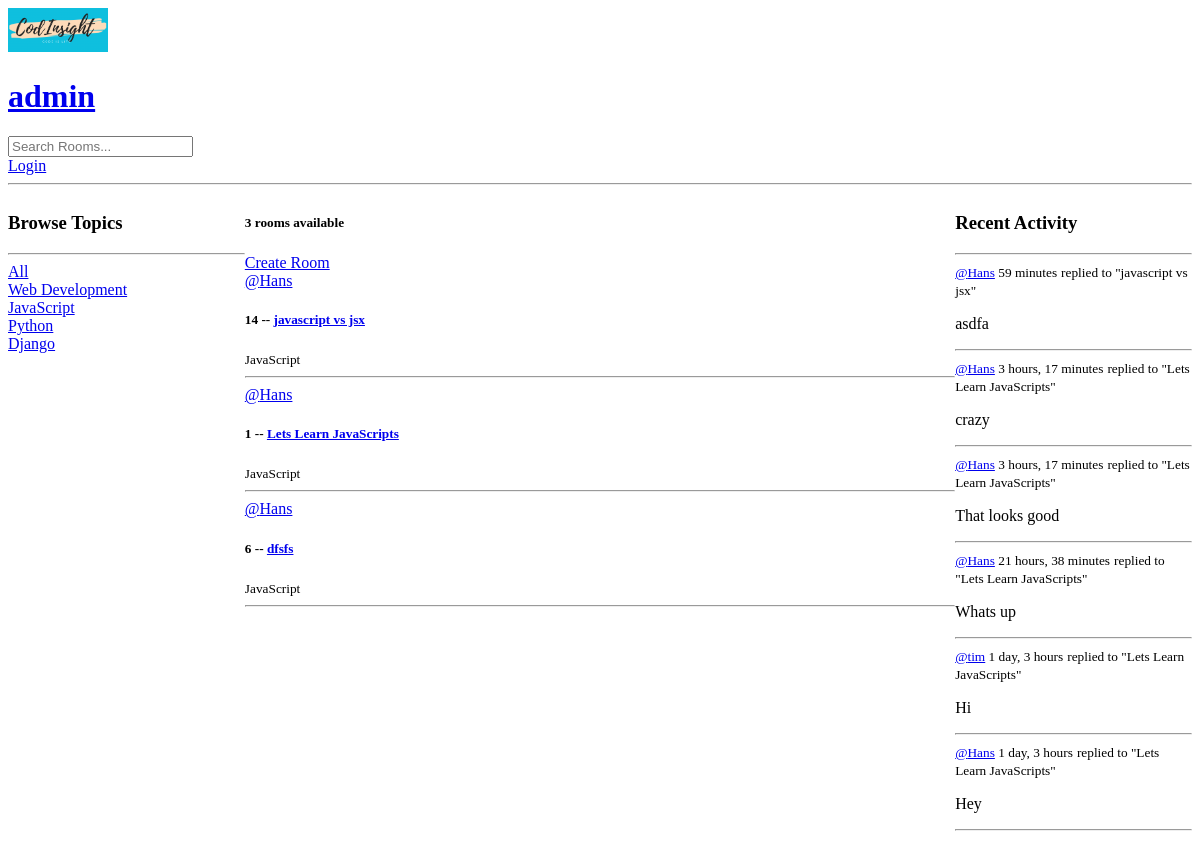
Screenshot of /?q=JavaScript with the database file from the repository.
### base/models.py (models this page shows, shortened)
class Topic(models.Model):
    name = models.CharField(max_length=200)

class Room(models.Model):
    host = models.ForeignKey(User, on_delete=models.SET_NULL, null=True)
    topic = models.ForeignKey(Topic, on_delete=models.SET_NULL, null=True)
    name = models.CharField(max_length=200)
    description = models.TextField(null=True, blank=True)
    participants = models.ManyToManyField(User, related_name='rooms', blank=True)
    updated = models.DateTimeField(auto_now=True)
    created = models.DateTimeField(auto_now_add=True)
    class Meta:
        ordering = ['-updated', '-created']
    def __str__(self):
        return self.name

class Message(models.Model):
    user = models.ForeignKey(User, on_delete=models.CASCADE)
    room = models.ForeignKey(Room, on_delete=models.CASCADE)
    body = models.TextField()
    updated = models.DateTimeField(auto_now=True)
    created = models.DateTimeField(auto_now_add=True)
    class Meta:
        ordering = ['-updated', '-created']
    def __str__(self):
        return self.body[0: 50]

### base/views.py (the view)
# urls.py: path('', views.home, name="homeAsViewName"),
def home(request):
    q = request.GET.get('q') if request.GET.get('q') != None else ''
    rooms = Room.objects.filter(Q(topic__name__icontains=q) | Q(name__icontains=q) | Q(description__icontains=q))
    topics = Topic.objects.all()
    room_messages = Message.objects.filter(Q(room__name__icontains=q))
    context = {
        'rooms': rooms,
        'topics': topics,
        'room_count': rooms.count(),
        'room_messages': room_messages,
    }
    return render(request, 'base/home.html', context)

### base/templates/base/home.html (shortened to what this page needs)
{% extends 'main.html' %}
    {% block content %}
    <div class="home-container">
        <div>
            {% include 'base/topics.html'%}
        </div>
        <div>
            <h5>{{room_count}} rooms available</h5>
            <a href="{% url 'create-room'%}">Create Room</a>
            {% include 'base/feed.html' %}
        </div>
        <div>
            {% include 'base/activity.html' %}
        </div>
    </div>
    {% endblock %}

### base/templates/base/topics.html
<h3>Browse Topics</h3>
<hr>
<div>
    <a href="{%url 'homeAsViewName' %}">All</a>
</div>
{% for topic in topics %}
<div>
    <a href="{%url 'homeAsViewName' %}?q={{topic.name}}">{{topic.name}}</a>
</div>
{% endfor %}

### base/templates/base/feed.html (shortened to what this page needs)
<div class="">
    {% for room in rooms %}
        <div>
            <a href="{% url 'user-profile' room.host.id %}">@{{room.host.username}}</a>
            <h5>{{room.id}} -- <a href="{% url 'room' room.id%}">{{room.name}}</a> </h5>
            <small>{{room.topic.name}}</small>
        </div>
        <hr>
    {% endfor %}
</div>

### base/templates/base/activity.html (shortened to what this page needs)
<h3>Recent Activity</h3>
<hr>
{% for message in room_messages %}
<div>
    <small> <a href="{% url 'user-profile' message.user.id%}">@{{message.user}}</a>  {{message.created|timesince}}</small>
    <small>replied to "{{message.room}}"</small>
    <p>{{message}}</p>
    <hr>
</div>
{% endfor%}

### base/templates/base/home.html (style rules this page uses)
.home-container { display: grid; grid-template-columns: 1fr 3fr 1fr; }

### rows the page displays
Topic: name "Web Development"
Topic: name "JavaScript"
Topic: name "Python"
Topic: name "Django"
Room: host.username "Hans", id "14", name "javascript vs jsx", topic.name "JavaScript"
Room: host.username "Hans", id "1", name "Lets Learn JavaScripts", topic.name "JavaScript"
Room: host.username "Hans", id "6", name "dfsfs", topic.name "JavaScript"
Message: user "Hans", created "59 minutes", room "javascript vs jsx", body "asdfa"
Message: user "Hans", created "3 hours, 17 minutes", room "Lets Learn JavaScripts", body "crazy"
Message: user "Hans", created "3 hours, 17 minutes", room "Lets Learn JavaScripts", body "That looks good"
Message: user "Hans", created "21 hours, 38 minutes", room "Lets Learn JavaScripts", body "Whats up"
Message: user "tim", created "1 day, 3 hours", room "Lets Learn JavaScripts", body "Hi"
Message: user "Hans", created "1 day, 3 hours", room "Lets Learn JavaScripts", body "Hey"

### other values shown
{{ room_count }} "3"
